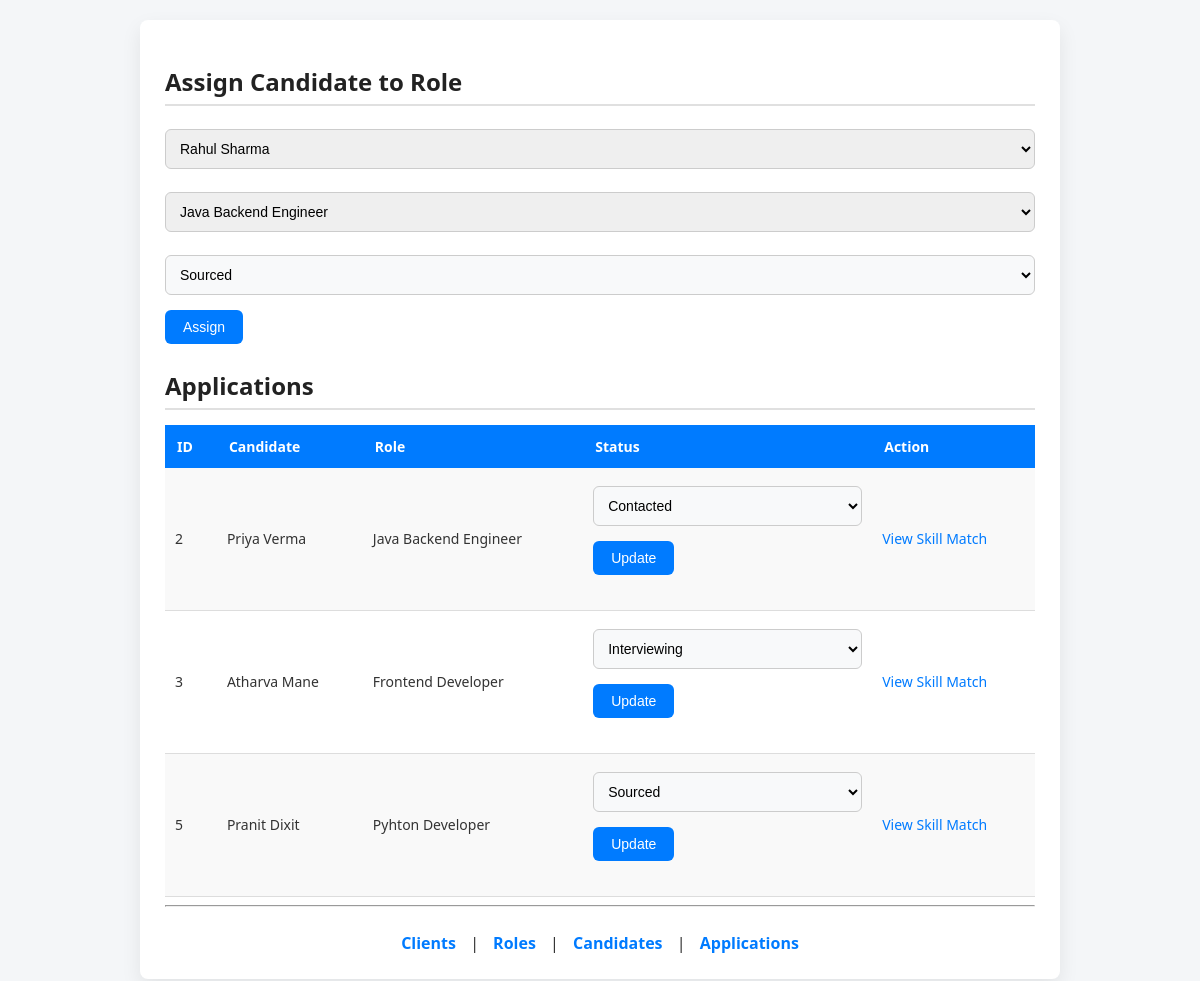
The app's page /applications, older data.
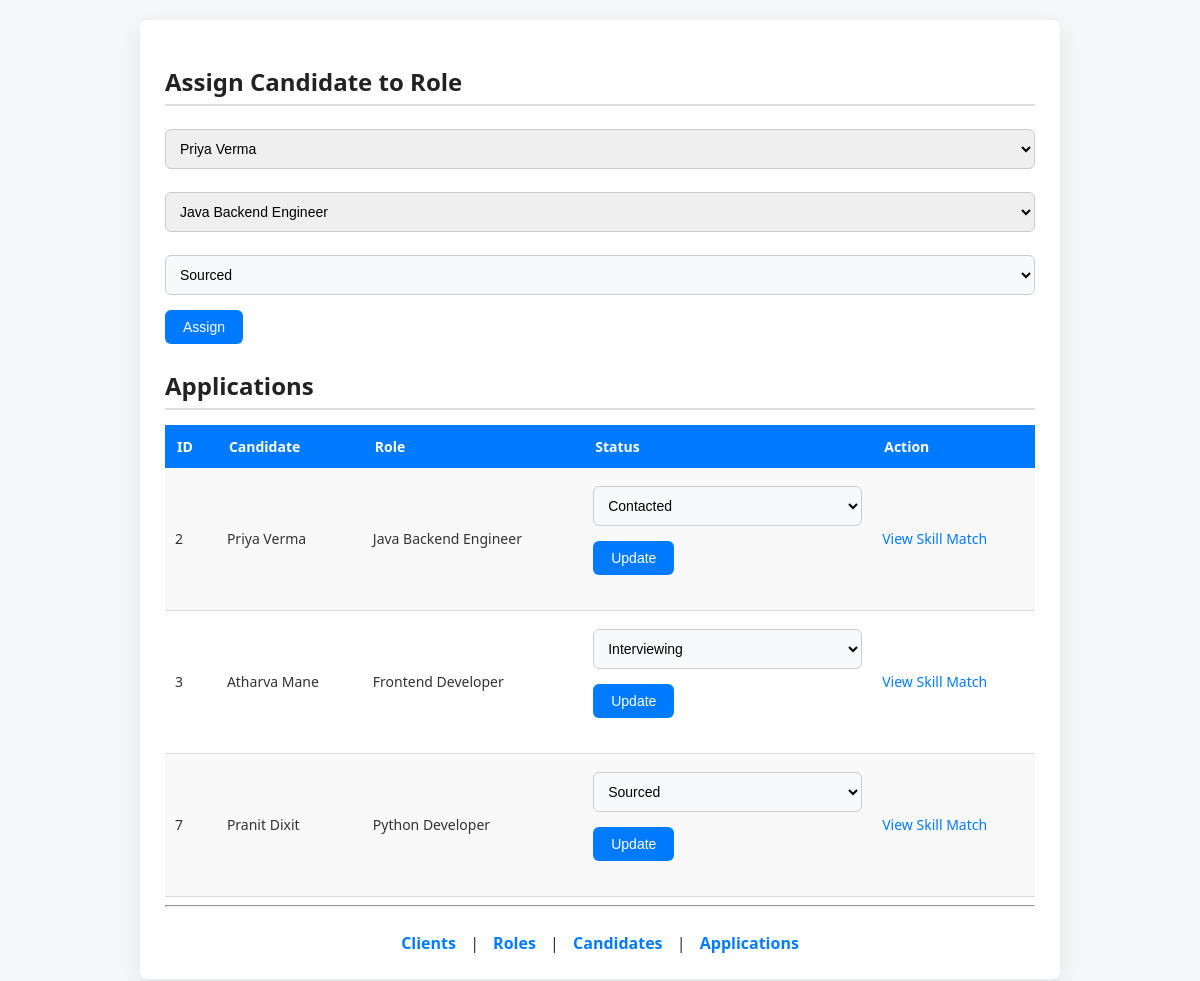
The same page, newer data.
### tables this page shows
CREATE TABLE Application (
    application_id INTEGER PRIMARY KEY AUTOINCREMENT,
    candidate_id INTEGER,
    role_id INTEGER,
    status TEXT,
    skill_match_percentage REAL,
    last_updated TEXT,
    FOREIGN KEY (candidate_id) REFERENCES Candidate(candidate_id),
    FOREIGN KEY (role_id) REFERENCES Role(role_id)
);

CREATE TABLE Candidate (
    candidate_id INTEGER PRIMARY KEY AUTOINCREMENT,
    name TEXT,
    linkedin_url TEXT,
    skills TEXT,
    experience_years INTEGER
, resume_file_path TEXT);

CREATE TABLE Role (
    role_id INTEGER PRIMARY KEY AUTOINCREMENT,
    client_id INTEGER,
    title TEXT,
    jd_text TEXT,
    status TEXT, jd_file_path TEXT,
    FOREIGN KEY (client_id) REFERENCES Client(client_id)
);

### app.py (the view, shortened to what this page needs)
@app.route("/applications", methods=["GET", "POST"])
def applications():
    db = get_db()
    cur = db.cursor()
    applications = cur.execute("""
        SELECT Application.application_id,
               Candidate.name,
               Role.title,
               Application.status
        FROM Application
        JOIN Candidate ON Application.candidate_id = Candidate.candidate_id
        JOIN Role ON Application.role_id = Role.role_id
    """).fetchall()
    candidates = cur.execute("SELECT * FROM Candidate").fetchall()
    roles = cur.execute("SELECT * FROM Role").fetchall()
    db.close()
    return render_template(
        "applications.html",
        applications=applications,
        candidates=candidates,
        roles=roles
    )

### app.py (called while the page is built)
def get_db():
    return sqlite3.connect("database.db")

### templates/applications.html (shortened to what this page needs)
<!DOCTYPE html>
<html>
  <head>
    <link rel="stylesheet" href="{{ url_for('static', filename='style.css') }}">
  </head>
  <body>
    <div class="container">
      <h2>Assign Candidate to Role</h2>
      <form method="post">
        <select name="candidate_id" required>
          {% for c in candidates %}
          <option value="{{ c[0] }}">{{ c[1] }}</option>
          {% endfor %}
        </select>
        <select name="role_id" required>
          {% for r in roles %}
          <option value="{{ r[0] }}">{{ r[2] }}</option>
          {% endfor %}
        </select>
        <select name="status" required>
          <option selected>Sourced</option>
        </select>
        <button type="submit">Assign</button>
      </form>
      <h2>Applications</h2>
      <table>
        <tr>
          <th>ID</th>
          <th>Candidate</th>
          <th>Role</th>
          <th>Status</th>
          <th>Action</th>
        </tr>
        {% for a in applications %}
        <tr>
          <td>{{ a[0] }}</td>
          <td>{{ a[1] }}</td>
          <td>{{ a[2] }}</td>
          <td>
            <form method="post" action="/update_status/{{ a[0] }}">
              <select name="status">
                <option {{ 'selected' if a[3]=='Sourced' else '' }}>Sourced</option>
                <option {{ 'selected' if a[3]=='Contacted' else '' }}>Contacted</option>
                <option {{ 'selected' if a[3]=='Interviewing' else '' }}>Interviewing</option>
              </select>
              <button type="submit">Update</button>
            </form>
          </td>
          <td>
            <a href="/skill_match/{{ a[0] }}">View Skill Match</a>
          </td>
        </tr>
        {% endfor %}
      </table>
      <hr>
      <div class="nav">
        <a href="/clients">Clients</a> |
        <a href="/roles">Roles</a> |
        <a href="/candidates">Candidates</a> |
        <a href="/applications">Applications</a>
      </div>
    </div>
  </body>
</html>

Row changes from the older to the newer data that the page shows:
removed Application: application_id "5", name "Pranit Dixit", title "Pyhton Developer"
added Application: application_id "7", name "Pranit Dixit", title "Python Developer"
Text that changed along with them:
form field candidate_id: "Rahul Sharma" → "Priya Verma"
